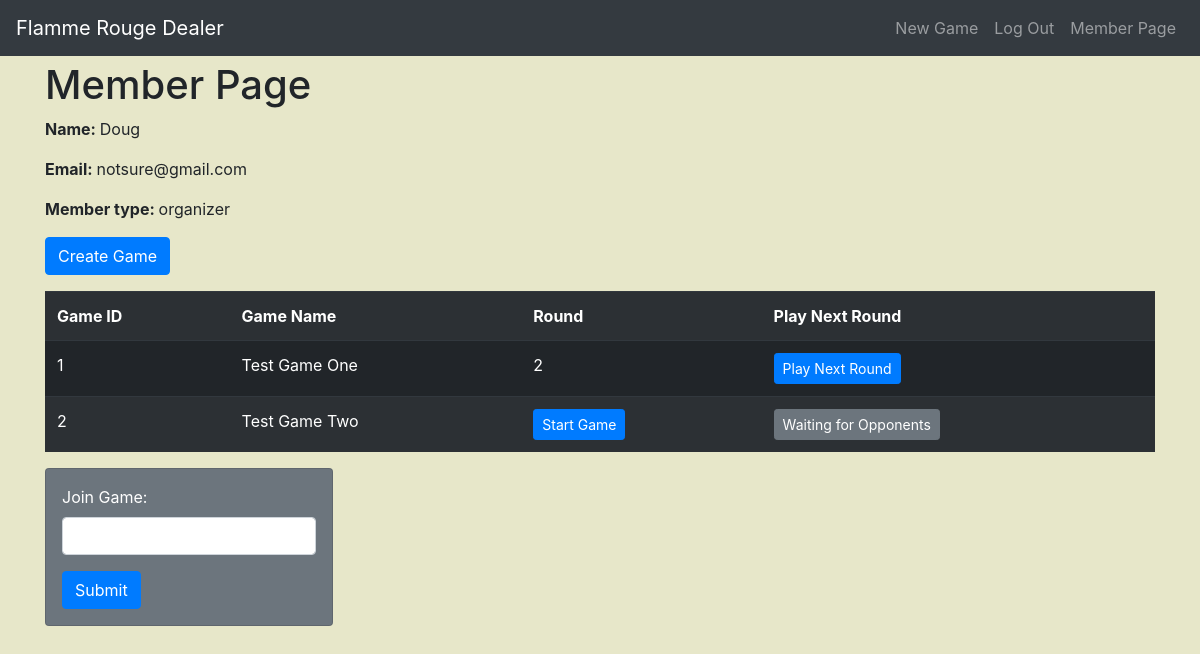
/member/member_page_doug (signed in), run on an earlier commit of the app's database.
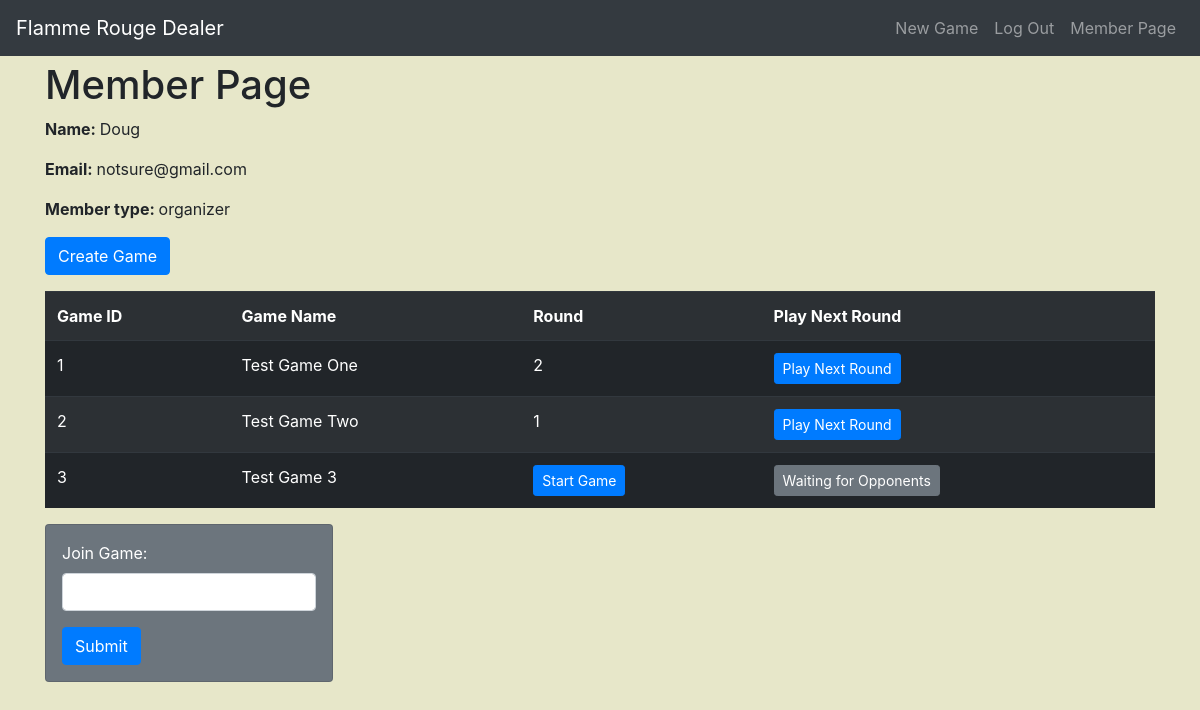
And on a later commit of the database.
### models.py (models this page shows, shortened)
class Game(UserMixin, db.Model):
    __tablename__ = "Game"
    id = db.Column(db.Integer, primary_key=True)
    creator = db.Column(db.Integer, db.ForeignKey("User.id"), nullable=False)
    name = db.Column(db.String(30))
    active = db.Column(db.Boolean)
    limit = db.Column(db.Integer)
    users = db.relationship("User", secondary=game_to_user)
    options = db.Column(db.Text)

class TurnInfo(UserMixin, db.Model):
    __tablename__ = "TurnInfo"
    id = db.Column(db.Integer, primary_key=True)
    user_id = db.Column(db.Integer)
    game_id = db.Column(db.Integer)
    current_round = db.Column(db.Integer)
    turn_data = db.Column(db.Text)
    summary_data = db.Column(db.Text)
    total_exhaustion = db.Column(db.Integer)

### blue/member/member.py (the view)
@member.route("/member_page_doug")
@login_required
def member_page_doug():
    session["PBEM"] = True
    users = controller.get_users(current_user.id)
    if users:
        user = users[0]
    logger.debug(f"Here is the user data returned for this user.id = {current_user.id}")
    logger.debug(user)
    for game in user.games:
        turns = controller.get_turns(user.id, game.id)
        game.turns = turns
    return render_template(
        "member/member_page_doug.html",
        user=user
    )

### blue/admin/admin.py (called while the page is built)
@login_manager.user_loader
def load_user(user_id):
    return User.query.filter(User.id == int(user_id)).first()

### controller.py (called while the page is built)
def get_users(user_id=None):
    query = User.query
    if user_id is not None:
        query = query.filter(User.id == user_id)
    users = query.all()
    return users

def get_turns(user_id=None, game_id=None):
    query = TurnInfo.query
    if user_id is not None and game_id is not None:
        query = query \
            .filter(TurnInfo.user_id == user_id) \
            .filter(TurnInfo.game_id == game_id) \
            .order_by(TurnInfo.current_round.desc())
    turns = query.all()
    return turns

### models.py (called while the page is built)
    def __str__(self):
        return pformat(vars(self), indent=4, width=80)

### templates/member/member_page_doug.html (shortened to what this page needs)
{% extends 'base.html' %}
{% block body %}
<h1>Member Page</h1>
<p><strong>Name: </strong> {{ current_user.username }}</p>
<p><strong>Email: </strong> {{ current_user.email }}</p>
<p><strong>Member type: </strong> {{ current_user.account_type }}</p>
{% if current_user.account_type == 'admin' or current_user.account_type == 'organizer' %}
    <p><a href="{{ url_for("member.create_game_form")}}" class="btn btn-primary" role="button">Create Game</a></p>
{% endif %}
<table class="table table-striped table-dark">
    <tr>
        <th>
            Game ID
        </th>
        <th>
            Game Name
        </th>
        <th>
            Round
        </th>
        <th>
            Play Next Round
        </th>
    </tr>
    {% for game in user.games %}
        <tr>
            <td>{{ game.id }}</td>
            <td>{{ game.name }}</td>
            {% if game.turns %}
                <td>
                    {{ game.turns[0].current_round }}
                </td>
                <td>
                    <a href="/member/play_next_turn/{{ game.turns[0].id }}" class="btn btn-primary btn-sm" role="button">Play Next Round</a>
                </td>
            {% else %}
                <td>
                    <a href="/member/initial_PBEM_turn/{{ game.id }}" class="btn btn-primary btn-sm" role="button">Start Game</a>
                </td>
                <td>
                    <a href="#" class="btn btn-secondary btn-sm" role="button">Waiting for Opponents</a>
                </td>
            {% endif %}
        </tr>
    {% endfor %}
</table>
<div class="row">
    <div class="col-6">
        <div class="card text-white bg-secondary p-3" style="max-width: 18rem;">
            <form action="{{ url_for("member.join_game")}}" method="POST">
                <div class="form-group">
                    <label class="mr-2" for="join_game">Join Game:</label>
                    <input type="join_game" name="join_game" class="form-control mr-2" id="join_game" aria-describedby="join_game">
                </div>
                <button type="submit" class="btn btn-primary">Submit</button>
            </form>
        </div>
    </div>
</div>
{% endblock %}

What changed in the data, as far as the page shows it:
shown differently, row unchanged: Game "Test Game Two": current_round (not shown) → "1"; text "Start Game Waiting for Opponents" → "Play Next Round"
added Game: id "3", name "Test Game 3"
